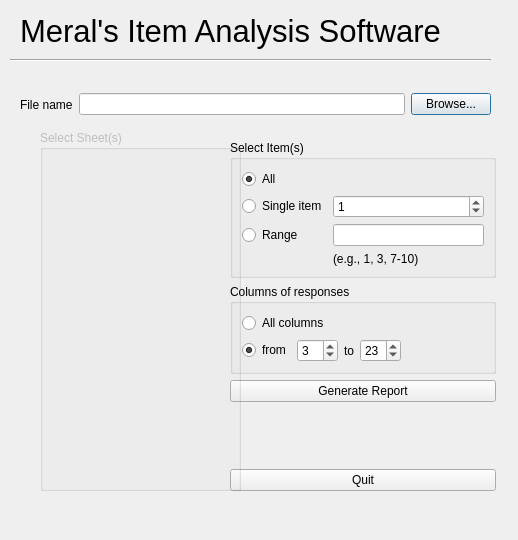
<?xml version="1.0" encoding="UTF-8"?>
<ui version="4.0">
 <class>Dialog</class>
 <widget class="QDialog" name="Dialog">
  <property name="geometry">
   <rect>
    <x>0</x>
    <y>0</y>
    <width>518</width>
    <height>540</height>
   </rect>
  </property>
  <property name="windowTitle">
   <string>MIAS v 0.1</string>
  </property>
  <widget class="QLabel" name="label_2">
   <property name="geometry">
    <rect>
     <x>20</x>
     <y>10</y>
     <width>461</width>
     <height>41</height>
    </rect>
   </property>
   <property name="font">
    <font>
     <pointsize>23</pointsize>
     <weight>50</weight>
     <italic>false</italic>
     <bold>false</bold>
    </font>
   </property>
   <property name="text">
    <string>Meral's Item Analysis Software</string>
   </property>
  </widget>
  <widget class="QGroupBox" name="grpSheets">
   <property name="enabled">
    <bool>false</bool>
   </property>
   <property name="geometry">
    <rect>
     <x>40</x>
     <y>130</y>
     <width>201</width>
     <height>361</height>
    </rect>
   </property>
   <property name="title">
    <string>Select Sheet(s)</string>
   </property>
   <layout class="QVBoxLayout" name="verticalLayout_3"/>
  </widget>
  <widget class="Line" name="line">
   <property name="geometry">
    <rect>
     <x>10</x>
     <y>50</y>
     <width>481</width>
     <height>20</height>
    </rect>
   </property>
   <property name="orientation">
    <enum>Qt::Horizontal</enum>
   </property>
  </widget>
  <widget class="QWidget" name="layoutWidget">
   <property name="geometry">
    <rect>
     <x>20</x>
     <y>90</y>
     <width>471</width>
     <height>29</height>
    </rect>
   </property>
   <layout class="QHBoxLayout" name="horizontalLayout">
    <item>
     <widget class="QLabel" name="label">
      <property name="text">
       <string>File name</string>
      </property>
     </widget>
    </item>
    <item>
     <widget class="QLineEdit" name="filename">
      <property name="readOnly">
       <bool>true</bool>
      </property>
     </widget>
    </item>
    <item>
     <widget class="QPushButton" name="btnOpen">
      <property name="text">
       <string>Browse...</string>
      </property>
     </widget>
    </item>
   </layout>
  </widget>
  <widget class="QWidget" name="layoutWidget">
   <property name="geometry">
    <rect>
     <x>230</x>
     <y>140</y>
     <width>266</width>
     <height>351</height>
    </rect>
   </property>
   <layout class="QVBoxLayout" name="verticalLayout">
    <item>
     <widget class="QGroupBox" name="groupBox_2">
      <property name="title">
       <string>Select Item(s)</string>
      </property>
      <property name="flat">
       <bool>false</bool>
      </property>
      <layout class="QGridLayout" name="gridLayout">
       <item row="2" column="0">
        <widget class="QRadioButton" name="radItemSingle">
         <property name="toolTip">
          <string>&lt;html&gt;&lt;head/&gt;&lt;body&gt;&lt;p&gt;Display the analysis of the specified item only.&lt;/p&gt;&lt;/body&gt;&lt;/html&gt;</string>
         </property>
         <property name="text">
          <string>Single item</string>
         </property>
        </widget>
       </item>
       <item row="3" column="0">
        <widget class="QRadioButton" name="radItemRange">
         <property name="toolTip">
          <string>&lt;html&gt;&lt;head/&gt;&lt;body&gt;&lt;p&gt;Specify a comma-separated list and/or range for he items to analyze.&lt;/p&gt;&lt;p&gt;Example: 1, 3, 7-10 analyzes items 1,3,7,8,9,10.&lt;/p&gt;&lt;/body&gt;&lt;/html&gt;</string>
         </property>
         <property name="text">
          <string>Range</string>
         </property>
        </widget>
       </item>
       <item row="2" column="1">
        <widget class="QSpinBox" name="spinItemSingle">
         <property name="value">
          <number>1</number>
         </property>
        </widget>
       </item>
       <item row="3" column="1">
        <widget class="QLineEdit" name="editItemRange"/>
       </item>
       <item row="1" column="0">
        <widget class="QRadioButton" name="radItemAll">
         <property name="toolTip">
          <string>&lt;html&gt;&lt;head/&gt;&lt;body&gt;&lt;p&gt;Generate report using all items in the selected exam(s).&lt;/p&gt;&lt;/body&gt;&lt;/html&gt;</string>
         </property>
         <property name="text">
          <string>All</string>
         </property>
         <property name="checked">
          <bool>true</bool>
         </property>
        </widget>
       </item>
       <item row="4" column="1">
        <widget class="QLabel" name="label_3">
         <property name="text">
          <string>(e.g., 1, 3, 7-10)</string>
         </property>
        </widget>
       </item>
      </layout>
     </widget>
    </item>
    <item>
     <widget class="QGroupBox" name="groupBox_3">
      <property name="title">
       <string>Columns of responses</string>
      </property>
      <layout class="QVBoxLayout" name="verticalLayout_2">
       <item>
        <widget class="QRadioButton" name="radColAll">
         <property name="toolTip">
          <string>&lt;html&gt;&lt;head/&gt;&lt;body&gt;&lt;p&gt;Choose this if the data contains exam responses only (and not student names, total grade of student, etc.)&lt;/p&gt;&lt;/body&gt;&lt;/html&gt;</string>
         </property>
         <property name="text">
          <string>All columns</string>
         </property>
         <property name="checked">
          <bool>false</bool>
         </property>
        </widget>
       </item>
       <item>
        <layout class="QHBoxLayout" name="horizontalLayout_2">
         <item>
          <widget class="QRadioButton" name="radColRange">
           <property name="toolTip">
            <string>&lt;html&gt;&lt;head/&gt;&lt;body&gt;&lt;p&gt;If the file has extra columns in addition to exam responses, specify the response columns here.&lt;/p&gt;&lt;/body&gt;&lt;/html&gt;</string>
           </property>
           <property name="text">
            <string>from</string>
           </property>
           <property name="checked">
            <bool>true</bool>
           </property>
          </widget>
         </item>
         <item>
          <widget class="QSpinBox" name="spinColFrom">
           <property name="value">
            <number>3</number>
           </property>
          </widget>
         </item>
         <item>
          <widget class="QLabel" name="label_4">
           <property name="text">
            <string>to</string>
           </property>
          </widget>
         </item>
         <item>
          <widget class="QSpinBox" name="spinColTo">
           <property name="value">
            <number>23</number>
           </property>
          </widget>
         </item>
         <item>
          <spacer name="horizontalSpacer">
           <property name="orientation">
            <enum>Qt::Horizontal</enum>
           </property>
           <property name="sizeHint" stdset="0">
            <size>
             <width>40</width>
             <height>20</height>
            </size>
           </property>
          </spacer>
         </item>
        </layout>
       </item>
      </layout>
     </widget>
    </item>
    <item>
     <widget class="QPushButton" name="btnFullReport">
      <property name="toolTip">
       <string>&lt;html&gt;&lt;head/&gt;&lt;body&gt;&lt;p&gt;Display the detailed analysis of each item in selected exam(s).&lt;/p&gt;&lt;/body&gt;&lt;/html&gt;</string>
      </property>
      <property name="text">
       <string>Generate Report</string>
      </property>
     </widget>
    </item>
    <item>
     <spacer name="verticalSpacer">
      <property name="orientation">
       <enum>Qt::Vertical</enum>
      </property>
      <property name="sizeHint" stdset="0">
       <size>
        <width>20</width>
        <height>40</height>
       </size>
      </property>
     </spacer>
    </item>
    <item>
     <widget class="QPushButton" name="btnQuit">
      <property name="text">
       <string>Quit</string>
      </property>
     </widget>
    </item>
   </layout>
  </widget>
  <zorder>layoutWidget</zorder>
  <zorder>layoutWidget</zorder>
  <zorder>label_2</zorder>
  <zorder>grpSheets</zorder>
  <zorder>line</zorder>
 </widget>
 <resources/>
 <connections/>
</ui>
